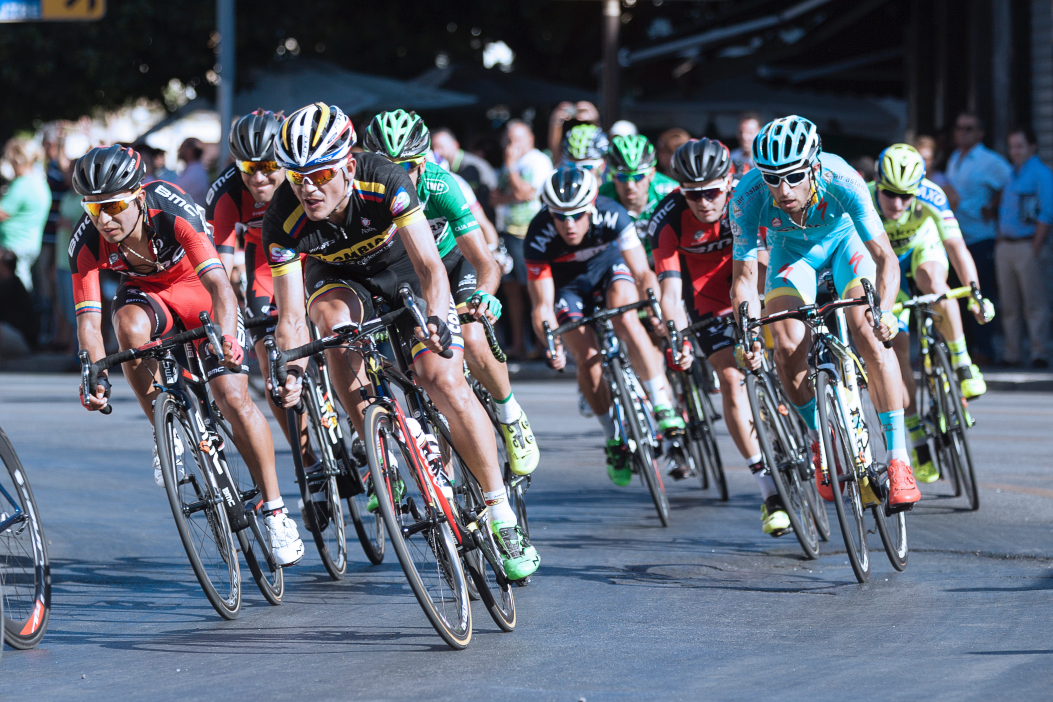
#> input picture code/pic1.jpg, 4212 x 2808 px (shown at 1/4 size)
$ python test2.1.py
#> lines starting #> are read from the running program, lines starting #| are printed output that depends on the picture
import numpy as np
import cv2

face_cascade = cv2.CascadeClassifier('haarcascade_frontalface_default.xml')
eye_cascade = cv2.CascadeClassifier('haarcascade_eye.xml')

img = cv2.imread('pic1.jpg')
#> img is the input picture: shape (2808, 4212, 3); mean B, G, R 113.6, 100.7, 93.7
gray = cv2.cvtColor(img, cv2.COLOR_BGR2GRAY)
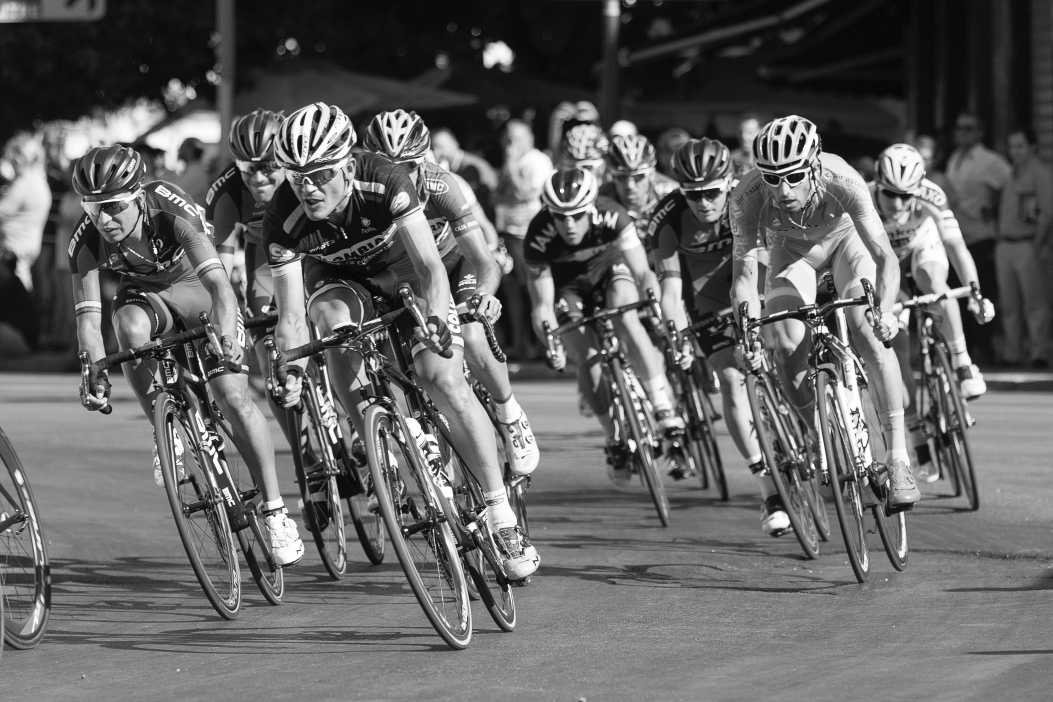
#> gray: shape (2808, 4212) (shown at 1/4 size); min 0, max 255, mean 100.1

faces = face_cascade.detectMultiScale(gray, 1.3, 5)
#> faces = [[3050, 1733, 46, 46], [785, 1737, 62, 62], [995, 706, 92, 92], [4017, 549, 100, 100], [3732, 842, 94, 94], [2434, 497, 135, 135], [3499, 721, 174, 174]]
for (x,y,w,h) in faces:
    cv2.rectangle(img,(x,y),(x+w,y+h),(255,0,0),2)
    roi_gray = gray[y:y+h, x:x+w]
    roi_color = img[y:y+h, x:x+w]
    eyes = eye_cascade.detectMultiScale(roi_gray)
    for (ex,ey,ew,eh) in eyes:
        cv2.rectangle(roi_color,(ex,ey),(ex+ew,ey+eh),(0,255,0),2)
#> this loop made 7 passes
#> (x, y, w, h, eyes) on pass 6: (2434, 497, 135, 135, [[77, 49, 22, 22]])
#> pass 1, `roi_gray = gray[y:y+h, x:x+w]`:
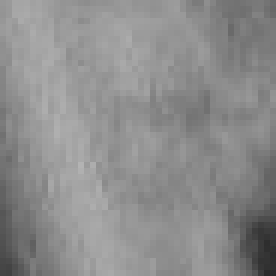
#> roi_gray: shape (46, 46) (shown 6 times larger); min 42, max 179, mean 140.7
#> pass 1, `roi_color = img[y:y+h, x:x+w]`:
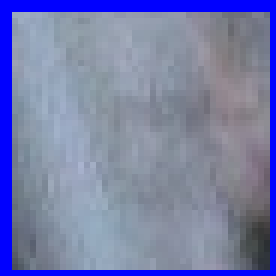
#> roi_color: shape (46, 46, 3) (shown 6 times larger); mean B, G, R 170.5, 125.3, 118.5
#> pass 2, `roi_gray = gray[y:y+h, x:x+w]`:
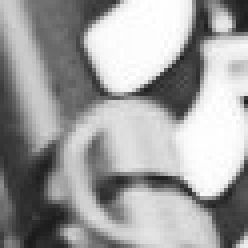
#> roi_gray: shape (62, 62) (shown 4 times larger); min 27, max 255, mean 160.1
#> pass 2, `roi_color = img[y:y+h, x:x+w]`:
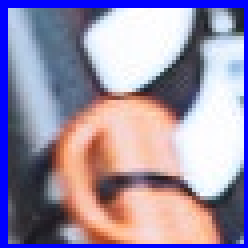
#> roi_color: shape (62, 62, 3) (shown 4 times larger); mean B, G, R 170.3, 144.2, 156.6
#> after the loop:
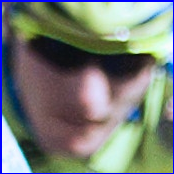
#> roi_color: shape (174, 174, 3); mean B, G, R 119, 125.6, 119.4
#> after the loop:
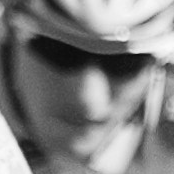
#> roi_gray: shape (174, 174); min 11, max 250, mean 127.5


cv2.namedWindow('image', cv2.WINDOW_NORMAL)
cv2.imshow('image',img)
cv2.waitKey(100000)
cv2.destroyAllWindows()
